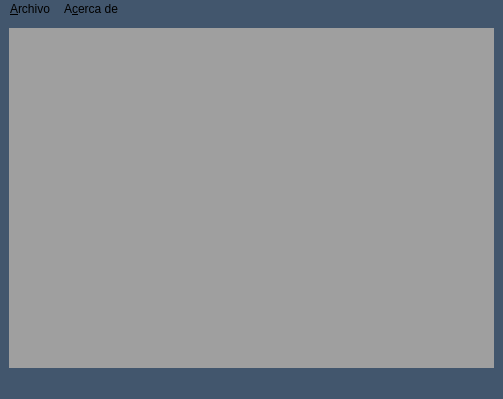
<?xml version="1.0" encoding="UTF-8"?>
<ui version="4.0">
 <class>Askme</class>
 <widget class="QMainWindow" name="Askme">
  <property name="geometry">
   <rect>
    <x>0</x>
    <y>0</y>
    <width>503</width>
    <height>399</height>
   </rect>
  </property>
  <property name="windowTitle">
   <string>Askme</string>
  </property>
  <property name="windowIcon">
   <iconset resource="Recursos.qrc">
    <normaloff>:/Recursos/pilar.png</normaloff>:/Recursos/pilar.png</iconset>
  </property>
  <property name="windowOpacity">
   <double>-2.000000000000000</double>
  </property>
  <property name="styleSheet">
   <string notr="true">background-color: rgb(66, 86, 109);
alternate-background-color: rgb(66, 86, 109);
border-color: rgb(66, 86, 109);
border-top-color: rgb(66, 86, 109);
border-right-color: rgb(66, 86, 109);
border-bottom-color: rgb(66, 86, 109);
border-left-color: rgb(66, 86, 109);
selection-background-color: rgb(255, 255, 255);
selection-color: rgb(61, 56, 70);</string>
  </property>
  <widget class="QWidget" name="centralwidget">
   <layout class="QHBoxLayout" name="horizontalLayout">
    <item>
     <widget class="QMdiArea" name="mdiArea">
      <property name="styleSheet">
       <string notr="true">background-color: rgb(172, 178, 200);
gridline-color: rgb(192, 204, 204);
border-left-color: rgb(172, 178, 200);
border-right-color: rgb(172, 178, 200);
border-bottom-color: rgb(172, 178, 200);
border-top-color: rgb(172, 178, 200);
border-color: rgb(172, 178, 200);
alternate-background-color: rgb(172, 178, 200);
selection-color: rgb(0, 0, 0);
selection-background-color: rgb(193, 205, 235);</string>
      </property>
     </widget>
    </item>
   </layout>
  </widget>
  <widget class="QMenuBar" name="menubar">
   <property name="geometry">
    <rect>
     <x>0</x>
     <y>0</y>
     <width>503</width>
     <height>22</height>
    </rect>
   </property>
   <widget class="QMenu" name="menuArchivo">
    <property name="title">
     <string>&amp;Archivo</string>
    </property>
    <widget class="QMenu" name="menuApuntes">
     <property name="title">
      <string>&amp;Apuntes</string>
     </property>
     <property name="icon">
      <iconset resource="Recursos.qrc">
       <normaloff>:/Recursos/diario.png</normaloff>:/Recursos/diario.png</iconset>
     </property>
     <addaction name="actionNuevo"/>
     <addaction name="actionLista"/>
    </widget>
    <widget class="QMenu" name="menuPreguntas">
     <property name="title">
      <string>&amp;Preguntas</string>
     </property>
     <property name="icon">
      <iconset resource="Recursos.qrc">
       <normaloff>:/Recursos/prueba.png</normaloff>:/Recursos/prueba.png</iconset>
     </property>
     <addaction name="actionGenerar"/>
    </widget>
    <addaction name="menuApuntes"/>
    <addaction name="menuPreguntas"/>
    <addaction name="actionGuardar"/>
    <addaction name="separator"/>
    <addaction name="actionSalir"/>
   </widget>
   <widget class="QMenu" name="menuAcerca_de">
    <property name="title">
     <string>A&amp;cerca de</string>
    </property>
    <addaction name="actionCreditos"/>
   </widget>
   <addaction name="menuArchivo"/>
   <addaction name="menuAcerca_de"/>
  </widget>
  <widget class="QStatusBar" name="statusbar"/>
  <action name="actionNuevo">
   <property name="checkable">
    <bool>true</bool>
   </property>
   <property name="checked">
    <bool>false</bool>
   </property>
   <property name="icon">
    <iconset resource="Recursos.qrc">
     <normaloff>:/Recursos/nuevo-documento.png</normaloff>:/Recursos/nuevo-documento.png</iconset>
   </property>
   <property name="text">
    <string>&amp;Nuevo</string>
   </property>
   <property name="toolTip">
    <string>Crear un nuevo apunte</string>
   </property>
   <property name="shortcut">
    <string>Ctrl+N</string>
   </property>
  </action>
  <action name="actionLista">
   <property name="checkable">
    <bool>true</bool>
   </property>
   <property name="checked">
    <bool>false</bool>
   </property>
   <property name="icon">
    <iconset resource="Recursos.qrc">
     <normaloff>:/Recursos/lista-de-verificacion.png</normaloff>:/Recursos/lista-de-verificacion.png</iconset>
   </property>
   <property name="text">
    <string>&amp;Lista</string>
   </property>
   <property name="toolTip">
    <string>Lista de apuntes</string>
   </property>
   <property name="shortcut">
    <string>Ctrl+L</string>
   </property>
  </action>
  <action name="actionGenerar">
   <property name="checkable">
    <bool>true</bool>
   </property>
   <property name="checked">
    <bool>false</bool>
   </property>
   <property name="icon">
    <iconset resource="Recursos.qrc">
     <normaloff>:/Recursos/crear.png</normaloff>:/Recursos/crear.png</iconset>
   </property>
   <property name="text">
    <string>&amp;Generar</string>
   </property>
   <property name="toolTip">
    <string>Generar nuevas preguntas</string>
   </property>
   <property name="shortcut">
    <string>Ctrl+G</string>
   </property>
  </action>
  <action name="actionCreditos">
   <property name="text">
    <string>&amp;Créditos</string>
   </property>
   <property name="toolTip">
    <string>Autores de la aplicación</string>
   </property>
  </action>
  <action name="actionSalir">
   <property name="checkable">
    <bool>true</bool>
   </property>
   <property name="checked">
    <bool>false</bool>
   </property>
   <property name="icon">
    <iconset resource="Recursos.qrc">
     <normaloff>:/Recursos/salida.png</normaloff>:/Recursos/salida.png</iconset>
   </property>
   <property name="text">
    <string>&amp;Salir</string>
   </property>
   <property name="toolTip">
    <string>Salir de a aplicaci{on</string>
   </property>
   <property name="shortcut">
    <string>Ctrl+Q</string>
   </property>
  </action>
  <action name="actionGuardar">
   <property name="checkable">
    <bool>true</bool>
   </property>
   <property name="checked">
    <bool>false</bool>
   </property>
   <property name="icon">
    <iconset resource="Recursos.qrc">
     <normaloff>:/Recursos/salvar.png</normaloff>:/Recursos/salvar.png</iconset>
   </property>
   <property name="text">
    <string>&amp;Guardar</string>
   </property>
   <property name="toolTip">
    <string>Guardar Apuntes en CSV</string>
   </property>
   <property name="statusTip">
    <string/>
   </property>
   <property name="shortcut">
    <string>Ctrl+S</string>
   </property>
  </action>
 </widget>
 <resources>
  <include location="Recursos.qrc"/>
 </resources>
 <connections/>
</ui>
